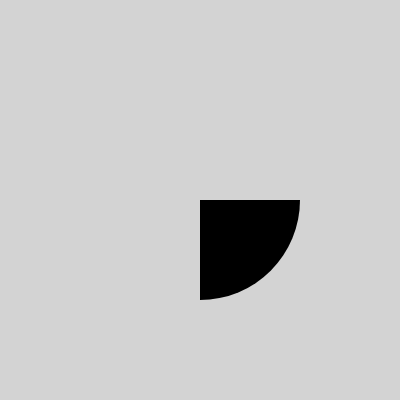
Frame 1 (no input)
Frame 60 (no input): identical to frame 1, image omitted
Frame 120 (the mouse pressed at the canvas centre since frame 60): identical to frame 1, image omitted

The p5.js sketch that drew this single still picture (run headless with seeded random() and noise() and a simulated clock; from frame 60 on, the mouse is pressed at the canvas centre):

// p5.js sketch
// ── sketch.js
// https://editor.p5js.org/jht1493/sketches/obEXK-fpg
// arc-demo slider

// Two variables that will be adjusted
// by sliders for the arc function
let angleA = 0;
let angleB = 90;

function setup() {
  createCanvas(400, 400);
  angleMode(DEGREES);

  // createSlider(min, max, [value], [step])
  createSlider(0, 360, angleA).input(function() {
    angleA = this.value();
  });
  createSlider(0, 360, angleB).input(function() {
    angleB = this.value();
  });
}

function draw() {
  background('lightgray');
  fill('black');
  noStroke();

  let cX = width / 2;
  let cY = height / 2;
  let cW = 200;
  let cH = 200;
  // var angleA = radians(0);
  // var angleB = radians(90);

  arc(cX, cY, cW, cH, angleA, angleB);
}

// https://editor.p5js.org/jht1493/sketches/xTAKoMV-r
// golan-arc-demo slider

// https://editor.p5js.org/golan/sketches/NjDnuiqtT
// golan-arc-demo

// Demonstration of the arc() function:
// https://p5js.org/reference/#/p5/arc
